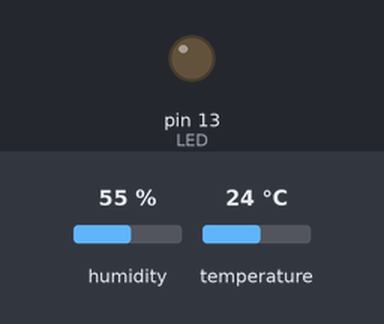
The sketch below on a simulated Arduino Uno, built with avr-gcc and run on an emulated ATmega328P. On the bench: output pins drawn as LEDs (lit = HIGH). The test bench sets the inputs (shaded band); at power-on: temperature 24 °C, humidity 55 %. What the sketch prints to the serial monitor is not drawn.

Above: at 2.8 s.
2.9 s: temperature set to 27 °C
At 5.0 s:
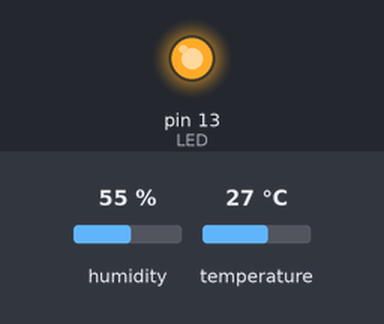
5.7 s: temperature set to 12 °C
At 6.9 s:
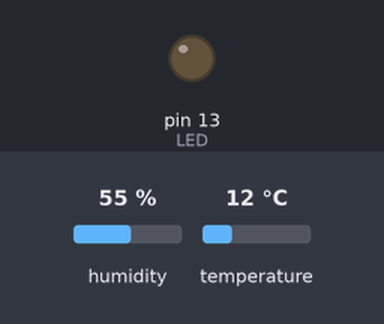
11.7 s: temperature set to 28 °C
At 12.7 s:
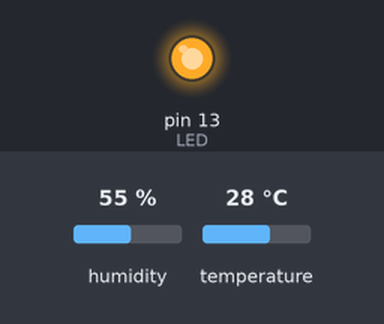
Timing chart, 0 to 14.7 s (numbered marks = the images above; inputs shaded):
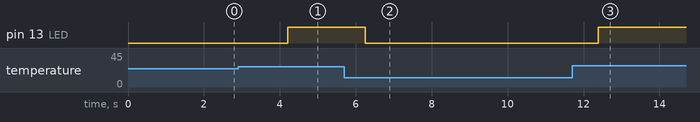

Measured:
- the behaviour switches between 25 and 26 °C on temperature (found by bisection; images 0 and 1)
- after the input at 2.9 s, pin 13 (LED): LOW → HIGH after 1.3 s
- after the input at 5.7 s, pin 13 (LED): HIGH → LOW after 0.56 s
- after the input at 11.7 s, pin 13 (LED): LOW → HIGH after 0.69 s

The sketch:

DHT_23.12.26.ino
```cpp
#include <DHT.h>
#include <DHT_U.h>

int DHTPIN = 2;
int DHTTYPE = DHT11;
int LED = 13;

DHT dht (DHTPIN, DHTTYPE);

void setup() {
  Serial.begin(9600);
  dht.begin();
  pinMode(LED, OUTPUT);
}

void loop() {
  float t = dht.readTemperature();
  float h = dht.readHumidity();

  if(isnan(h) || isnan(t)) {
    Serial.println("Failed to read from DHT sensor");
    return;
  }

  Serial.print("Tem : ");
  Serial.print(t);
  Serial.print(" ℃");
  Serial.print("      ");
  Serial.print("Hum : ");
  Serial.print(h);
  Serial.print(" %");
  delay(100);

  if(t>25.50) digitalWrite(LED, HIGH);
  else digitalWrite(LED, LOW);
}
```
